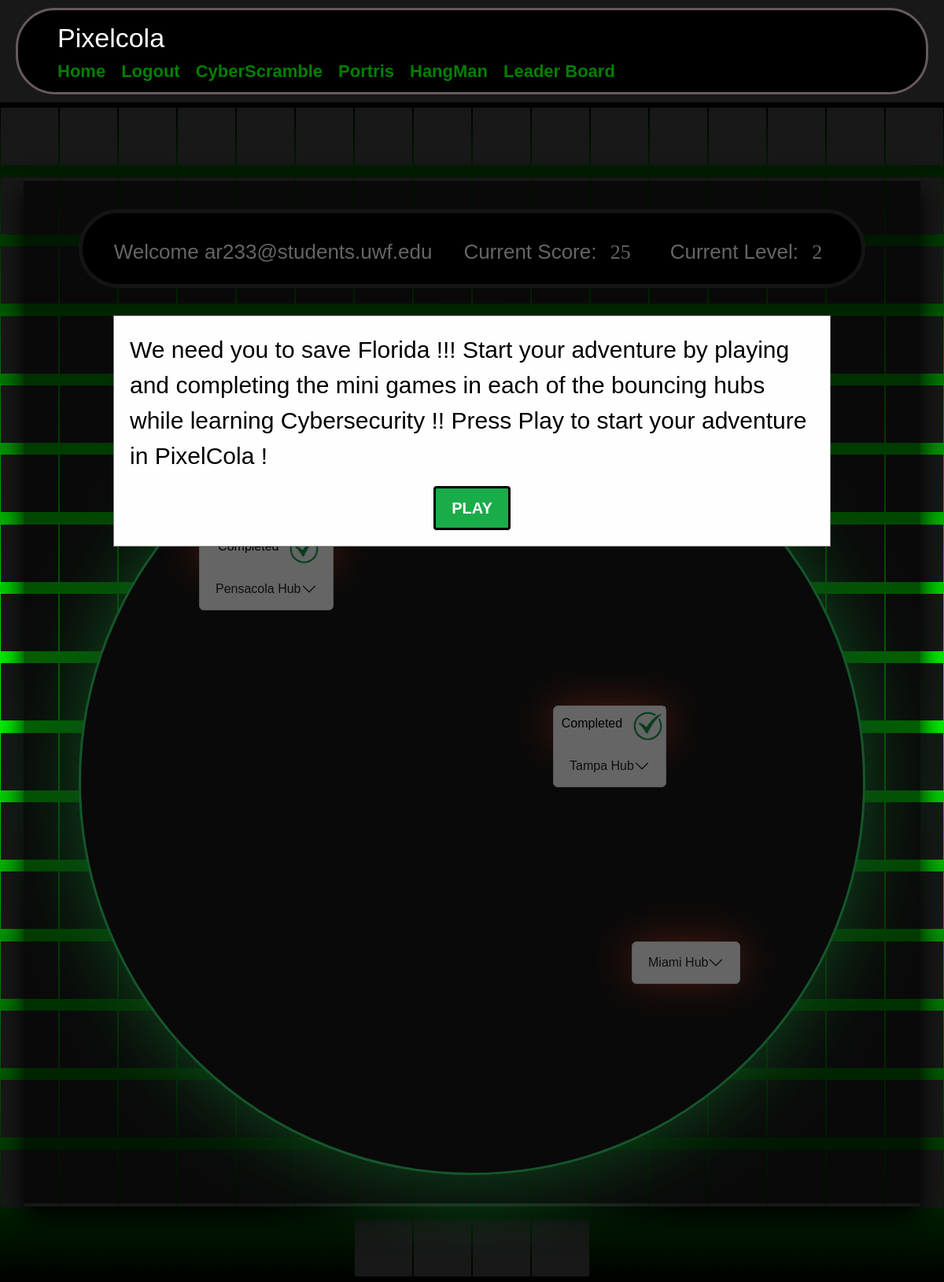
Page / (signed in) on the earlier database version.
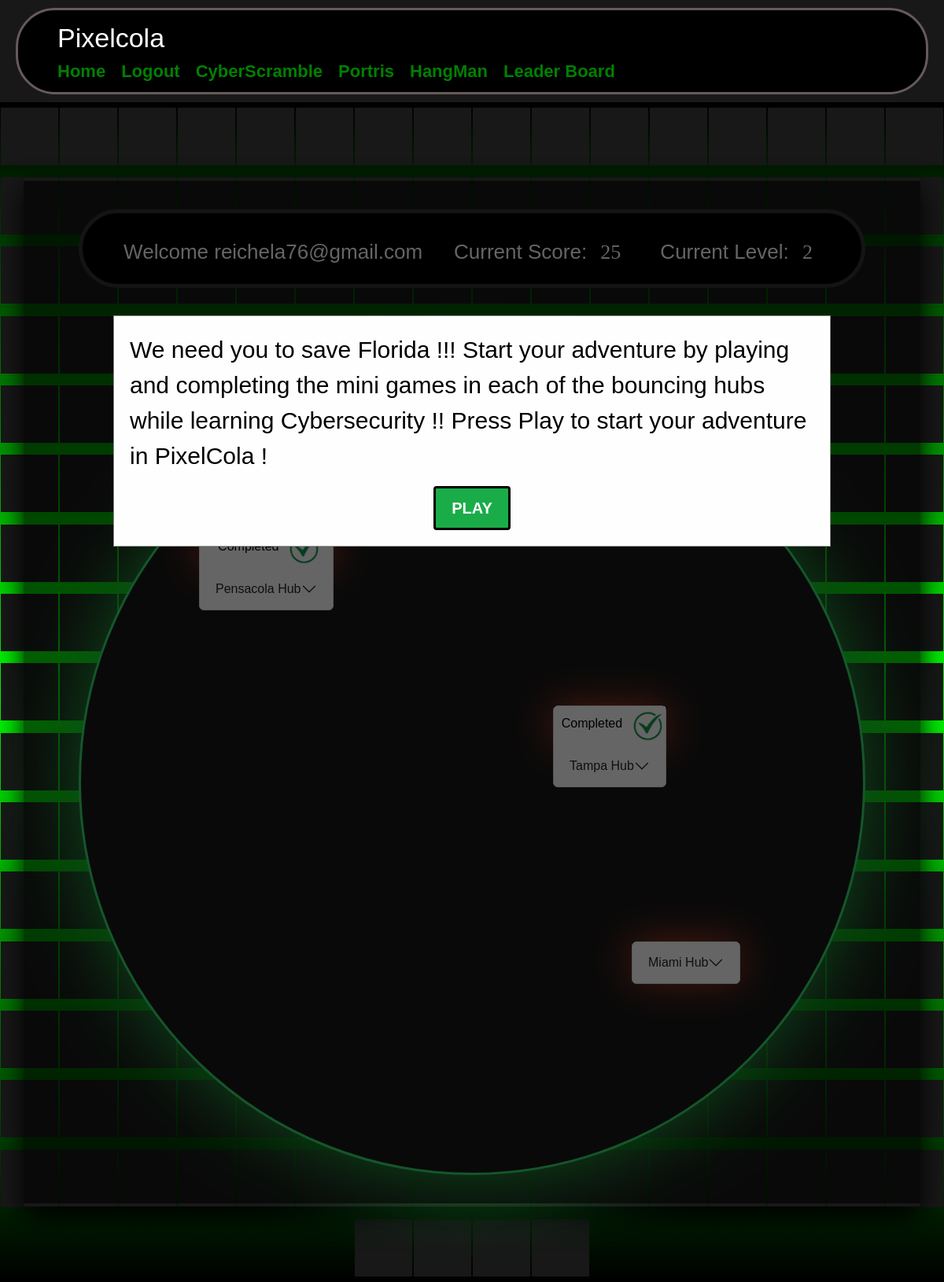
Same page on the later database version.
### website/models.py (models this page shows)
class User(db.Model, UserMixin):
    id = db.Column(db.Integer, primary_key=True)
    email = db.Column(db.String(150), unique=True)
    password = db.Column(db.String(150))
    first_name = db.Column(db.String(150))
    notes = db.relationship('Note')
    level = db.Column(db.Integer())
    score= db.Column(db.Integer())
    user_id = db.Column(db.Integer, db.ForeignKey('user.id'))

### website/auth.py (the view, shortened to what this page needs)
@auth.route('/', methods=['GET', 'POST'])
@login_required
def home():
    return render_template("home.html", user=current_user)

### website/__init__.py (called while the page is built)
def create_app():
    app = Flask(__name__)
    app.config['SECRET_KEY'] = 'hjshjhdjah kjshkjdhjs'
    app.config['SQLALCHEMY_DATABASE_URI'] = f'sqlite:///{DB_NAME}'
    db.init_app(app)
    from .auth import auth
    app.register_blueprint(auth, url_prefix='/')
    from .models import User, Note
    with app.app_context():
        db.drop_all()
        db.create_all()
    login_manager = LoginManager()
    login_manager.login_view = 'auth.login'
    login_manager.init_app(app)
    @login_manager.user_loader
    def load_user(id):
        return User.query.get(int(id))
    return app

### website/templates/home.html (shortened to what the changed rows need)
<!DOCTYPE html>
<html lang="en" >
<head>
    <link rel="stylesheet" href="../static/gameStyles.css">
    <link rel="stylesheet"
    href="https://cdn.jsdelivr.net/npm/bootstrap@5.2.3/dist/css/bootstrap.min.css"
>
    <link
      rel="stylesheet"
      href="https://stackpath.bootstrapcdn.com/font-awesome/4.7.0/css/font-awesome.min.css"
    />
</head>
<body>
<section class="homeScreen">
  <div class="homeContainer">
    <div class="content">
      <div class="banner" id="banner">
        <p> Welcome {{ user.email }}</p>
        <p>Current Score: <span class="bannerSpan" id="current-score">{{ user.score }}</span></p>
        <p> Current Level: <span class="bannerSpan" id="current-level">{{ user.level }}</span> </p>
    </div>
    <br />
    <br />
    <div class="circle">
    <div class="map">
        <div class="game1" >
          <div class="accordion">
            <div class="accordion-item">
                <h2 class="accordion-header" id="headingOne">
                  <button id="accordionButton" class="accordion-button collapsed" onclick="toggleAccordion('collapseOne', 'accordionButton')">
                    Pensacola Hub
                </button>
                </h2>
            </div>
        </div>
        </div>
        <div class="game2">
          <div class="accordion" id="accordionExample2">
            <div class="accordion-item">
              <h2 class="accordion-header" id="headingTwo">
                <button id="accordionButton" class="accordion-button collapsed" onclick="toggleAccordion('collapseTwo', 'accordionButton')">
                  Miami Hub
              </button>
              </h2>
            </div>
          </div>
        </div>
        <div class="game3" >
          <div class="accordion" >
            <div class="accordion-item">
                <h2 class="accordion-header" id="headingThree">
                  <button id="accordionButton" class="accordion-button collapsed" onclick="toggleAccordion('collapseThree', 'accordionButton')">
                    Tampa Hub
                </button>
                </h2>
            </div>
        </div>
        </div>
    </div>
</div>
</div>
</div>
</section>
</body>

Differences in the rows shown:
changed User: email "ar233@students.uwf.edu" → "reichela76@gmail.com"
